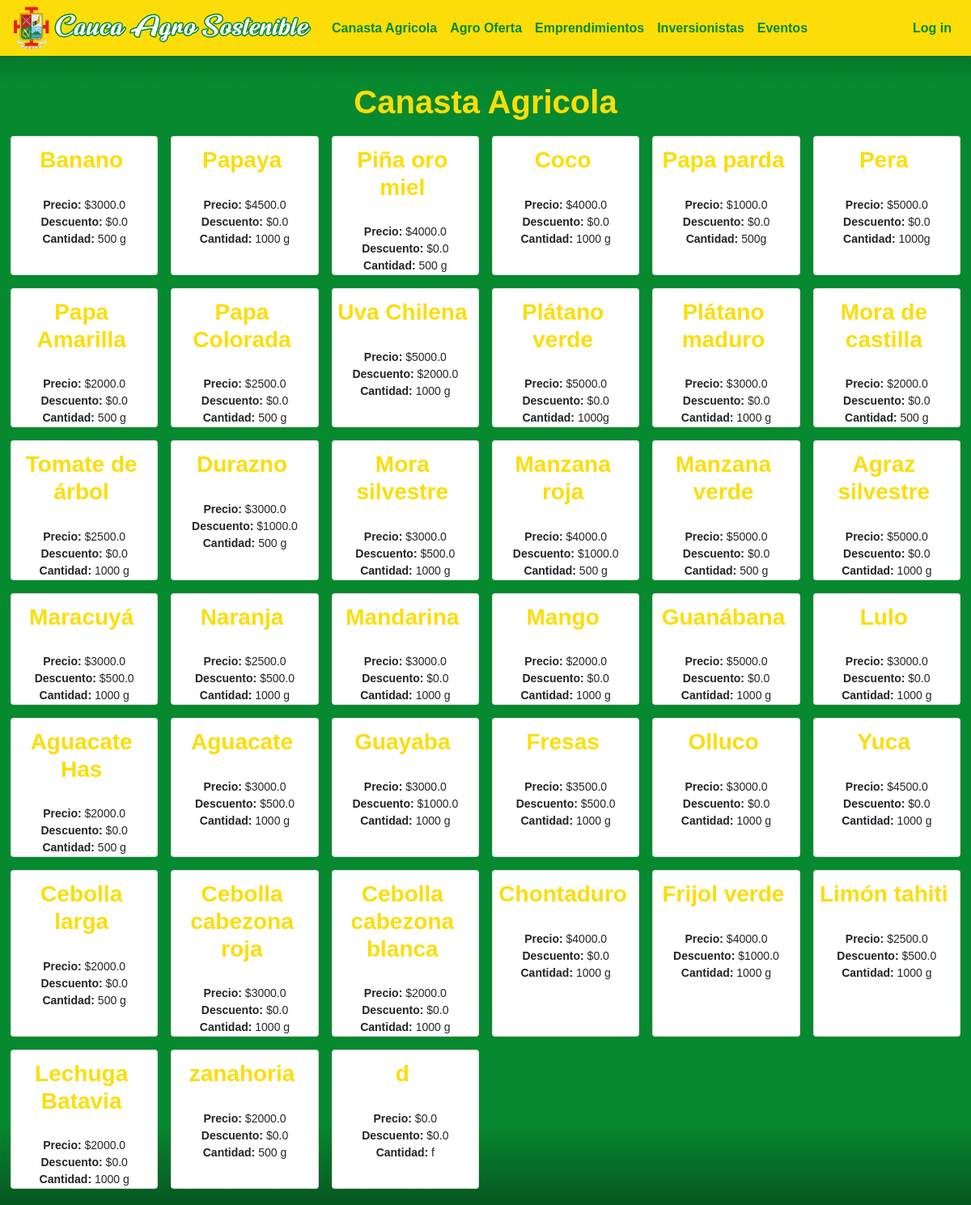
The page /canasta-agricola on the database as committed earlier.
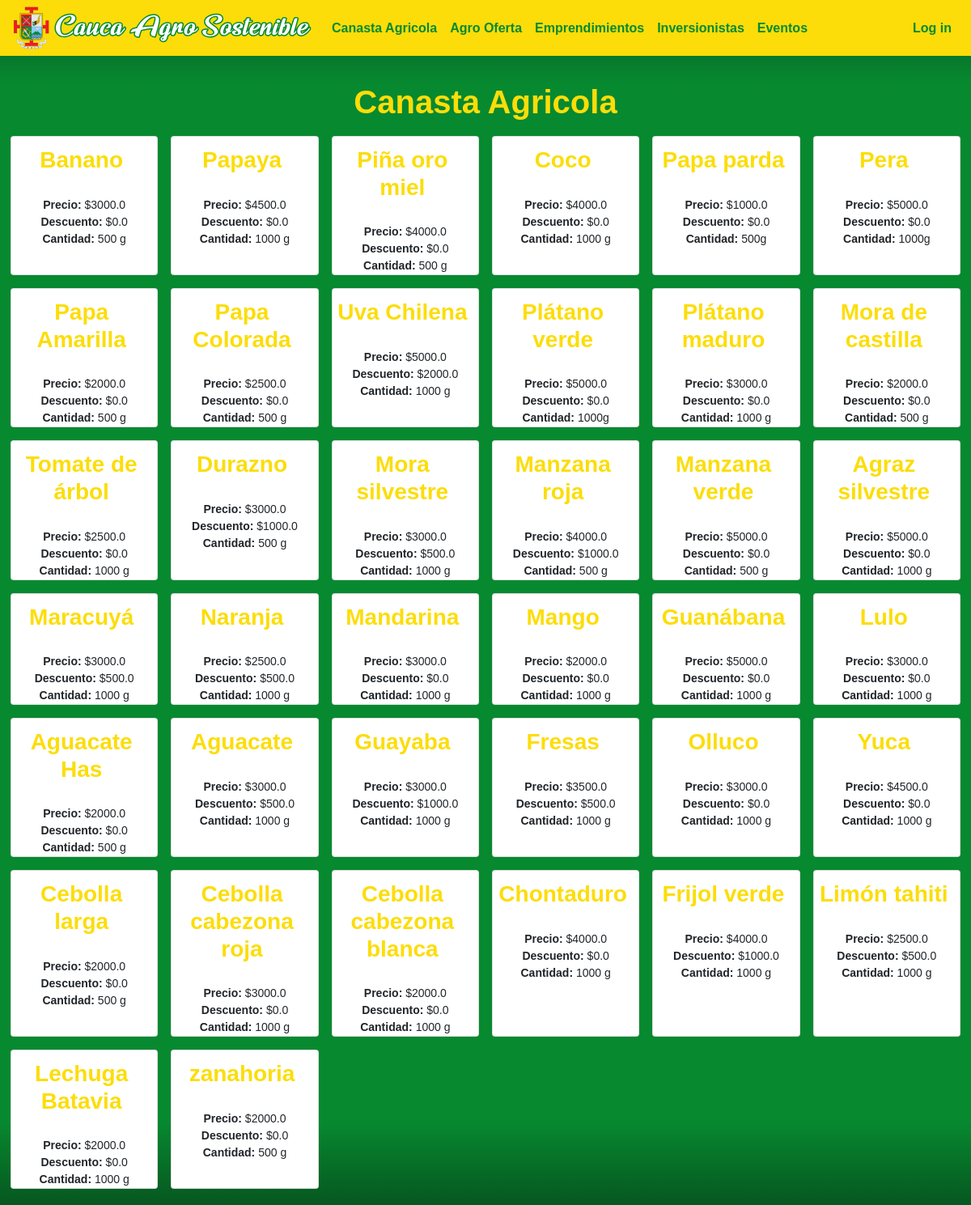
The same page on the database as committed later.
### caucaSostenible/models.py (models this page shows)
class Product(models.Model):
   name = models.CharField(max_length=60)
   price = models.FloatField()
   discount = models.FloatField()
   description = models.CharField(max_length=300)
   imgURL = models.CharField(max_length=300)

### caucaSostenible/views.py (the view)
# urls.py: path("canasta-agricola", views.farming_stocks_view, name="canasta-agricola"),
def farming_stocks_view(request):
    products = Product.objects.all()
    billDetails = None
    if request.user.id != None:
        bill = Bill.objects.get(user=request.user)
        if bill:
            billDetails = serializers.serialize("json", BillDetail.objects.all().filter(bill=bill))
    return render(request, "general/canasta_agricola.html", {"products": products, "billDetails": billDetails})

### caucaSostenible/templates/general/canasta_agricola.html (shortened to what this page needs)
{% extends "general/layout.html" %}
{% load static %}
{% block body %}
<div id="main-container">
    <h1><center>Canasta Agricola</center></h1>
    <div class="form-row">
        {% for product in products %}
        <div class="col-12 col-sm-4 col-lg-2 p-2">
            <article class="card h-100 bg-sucess">
                <center>
                    <h3><b>{{product.name}}</b></h3>
                    <p><b>Precio:</b> ${{product.price}}</p>
                    <p><b>Descuento:</b> ${{product.discount}}</p>
                    <p><b>Cantidad:</b> {{product.description}}</p>
                </center>
            </article>
        </div>
        {% endfor %}
    </div>
</div>
{% endblock %}

Rows that differ between the two databases and show on the page:
removed Product: name "d", price "0.0", discount "0.0", description "f"
